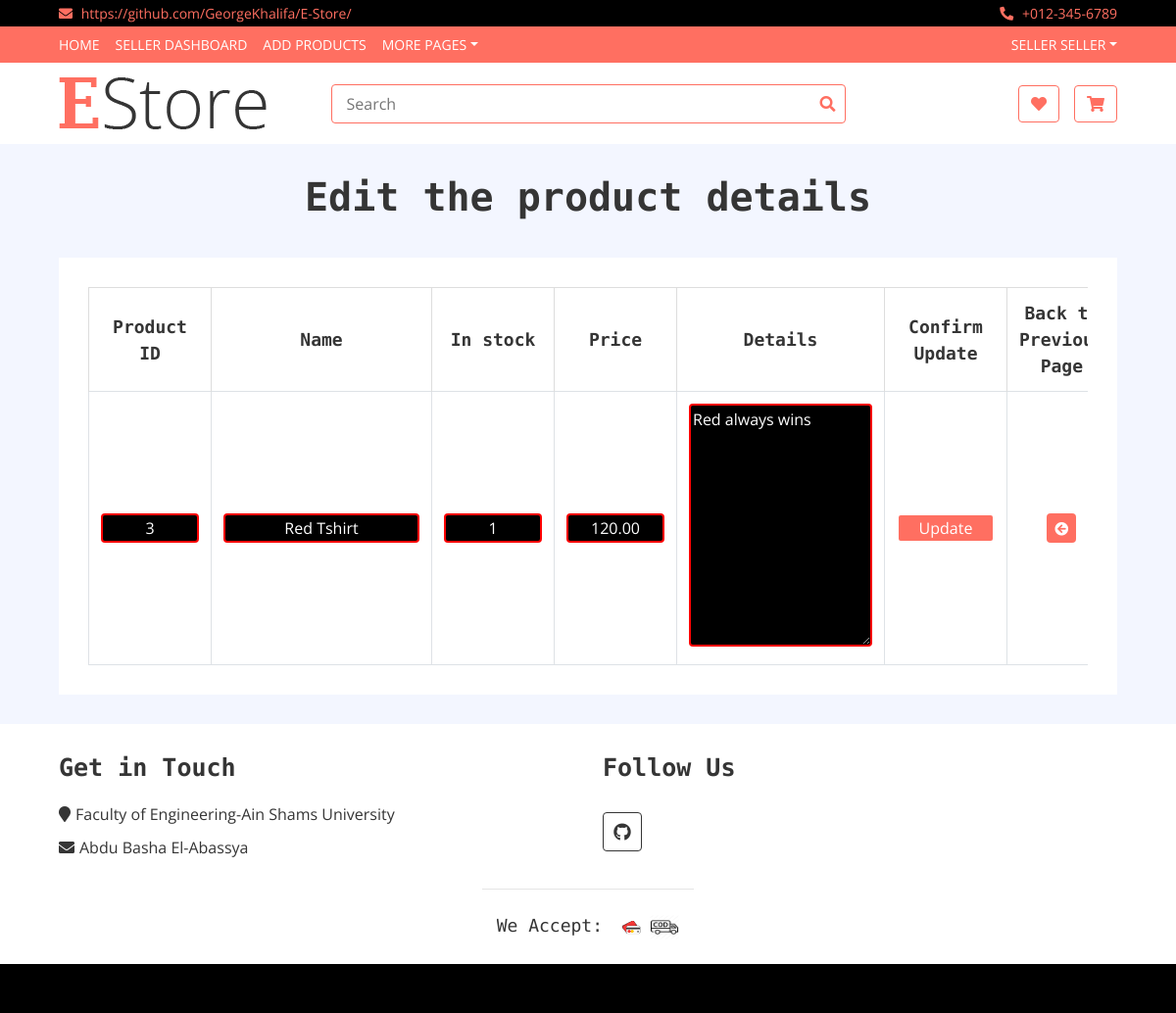
The page /App1/edit_product/3/ (signed in) on the database as committed earlier.
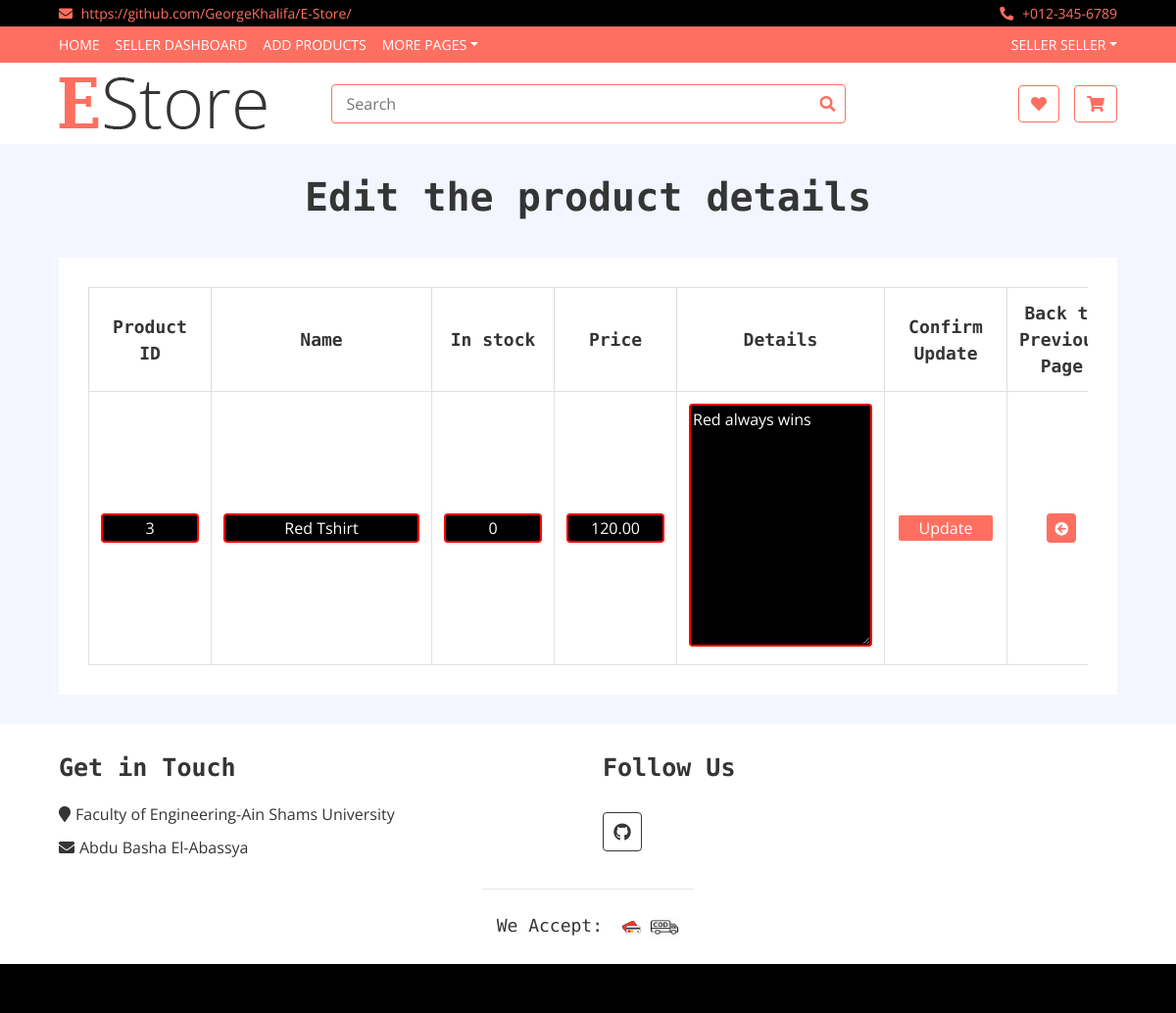
The same page on the database as committed later.
### App1/models.py (models this page shows, shortened)
class Product(models.Model):
    id = models.AutoField(primary_key=True)
    seller = models.ForeignKey(to = User,on_delete = models.CASCADE)
    name=models.CharField(max_length=20,default='')
    in_stock = models.PositiveIntegerField()
    currency =  models.CharField(default='$',choices=currency_choices,max_length=20)
    size = models.CharField(default='S',choices=size_choices,max_length=20)
    price = models.DecimalField(max_length = 13, decimal_places = 2, max_digits = 10) #product_price
    picture = models.ImageField(upload_to = 'product_picture/', default = 'null.png')
    main_category= models.CharField(default='Men',choices=main_category_choices,max_length=20)
    secondary_category=  models.CharField(default='Top',choices=secondary_choices,max_length=20)
    details=models.CharField(default='',max_length=1999)
    views = models.ManyToManyField(User,related_name='view',default=None,blank=True)
    favourites =models.ManyToManyField(User,related_name='favourite',default=None,blank=True)

### App1/views.py (the view)
# urls.py: url(r'^edit_product/(?P<id>\d+)/$',views.edit_product,name='edit_product'),
@login_required
def edit_product(request,id):
    result = C.edit_product_c(request, id)
    return result

### App1/context_processors.py (called while the page is built)
def add_variable_to_context(request):
    if(request.user.is_authenticated and not request.user.is_superuser):
        actual_user = UserInfo.objects.filter(user = request.user)[0]
        firstname = request.user.first_name
        lastname = request.user.last_name
        if actual_user.BuyerOrSeller == 'seller':
            sellerflag = True
        else:
            sellerflag = False
    else:
        sellerflag = False
        firstname = ""
        lastname = ""
    return {
        'sellerflag': sellerflag, 'firstname': firstname, 'lastname': lastname
    }

### App1/views.py (called while the page is built)
    def edit_product_c(self, request,id):
        displayprod=Product.objects.get(id=id)
        return render(request,'App1/edit_product.html',{'editupdate':displayprod})

### templates/App1/edit_product.html (shortened to what this page needs)
{% extends 'App1/base.html'%}
{% block body_block %}
    <h1 style="text-align:center">Edit the product details</h1>
    <form action="{%url 'App1:update_product' editupdate.id %}" method="POST" >
    <div class="wishlist-page">
            <div class="container-fluid">
                <div class="wishlist-page-inner">
                    <div class="row">
                        <div class="col-md-12">
                            <div class="table-responsive">
                                <table class="table table-bordered">
                                    <thead class="thead-dark">
                                     <tr>
                                    <th>Product ID</th>
                                    <th>Name</th>
                                    <th>In stock</th>
                                    <th>Price</th>
                                    <th>Details</th>
                                    <th>Confirm Update</th>
                                    <th>Back to Previous Page</th>
                                    </tr>
                                    </thead>
                                     <tbody class="align-middle">
                                        <tr>
                                        <td><input type="text" name="id" value="{{editupdate.id}}" readonly style="width:100px; border: 2px solid red; border-radius: 4px"></td>
                                        <td><input type="text" name="name" value="{{editupdate.name}}" style="width:200px; border: 2px solid red; border-radius: 4px"></td>
                                        <td><input type="text" name="in_stock" value="{{editupdate.in_stock}}" style="width:100px; border: 2px solid red; border-radius: 4px"></td>
                                        <td><input type="text" name="price" value="{{editupdate.price}}" style="width:100px; border: 2px solid red; border-radius: 4px"></td>
                                        <td> <textarea name="details"  cols="20" rows="10" style="border: 2px solid red; border-radius: 4px; background-color:black; color:white;">{{editupdate.details}}</textarea></td>
                                        <td><input type="submit" value="Update" style=" width:100px; border: 2px solid; border-radius: 4px; background-color:#FF6F61;"/></td>
                                        <td><a href="{%url 'App1:product_status' %}"><button><i class="fas fa-arrow-circle-left"></i></button></a></td>
                                        </tr>
                                        </tbody>
                                  </table>
                                  </form>
{% endblock %}

Rows that differ between the two databases and show on the page:
changed Product "Red Tshirt": in_stock "1" → "0"
